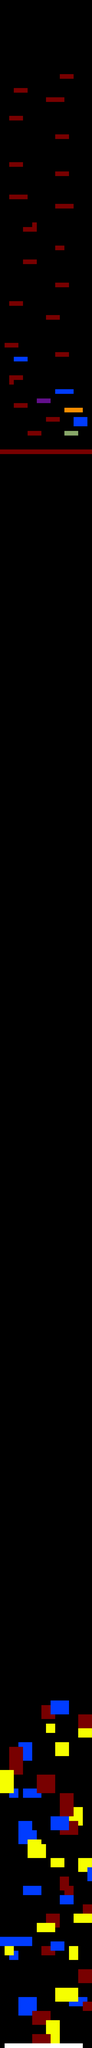

This game map was drawn from its Tiled (.tmx) file and the tilesets committed beside it. A one-line description and the trimmed map source follow:
An orthogonal 20x442 tile map with 32x32 px tiles, 2 tile layers (Background, Foreground) and 61 objects (15x blue, 15x red, 15x yellow, 5x blue_bonus, 3x red_bonus, ...).

<map version="1.0" orientation="orthogonal" renderorder="right-down" width="20" height="442" tilewidth="32" tileheight="32" backgroundcolor="#000000" nextobjectid="333">
 <tileset firstgid="1" name="Level" tilewidth="32" tileheight="32">
  <image source="../img/map/tiles.png" width="128" height="64" />
 </tileset>
 <layer name="Background" width="20" height="442">
  <data>[8840 cells, 6919 non-empty, 8 distinct tile ids]</data>
 </layer>
 <layer name="Foreground" width="20" height="442">
  <data>[8840 cells, 97 non-empty, 3 distinct tile ids]</data>
 </layer>
 <objectgroup name="Entities">
  <object id="200" name="hero" x="64" y="14080" width="32" height="32" />
  <object id="135" name="color_change" x="192" y="14080" width="32" height="32" />
  <object id="252" name="jump_color_change" x="288" y="13856" width="32" height="32" />
  <object id="258" name="end_of_level" x="384" y="11712" width="32" height="32" />
  <object id="265" name="blue_bonus" x="192" y="13760" width="32" height="32" />
  <object id="266" name="red_bonus" x="288" y="14016" width="32" height="32" />
  <object id="267" name="red_bonus" x="608" y="13792" width="32" height="32" />
  <object id="269" name="blue_bonus" x="384" y="13376" width="32" height="32" />
  <object id="270" name="blue_bonus" x="448" y="13056" width="32" height="32" />
  <object id="271" name="yellow_bonus" x="384" y="12800" width="32" height="32" />
  <object id="272" name="red_bonus" x="512" y="12544" width="32" height="32" />
  <object id="273" name="blue_bonus" x="160" y="12000" width="32" height="32" />
  <object id="275" name="yellow_bonus" x="416" y="12000" width="32" height="32" />
  <object id="327" name="yellow_bonus" x="64" y="13408" width="32" height="32" />
  <object id="331" name="blue_bonus" x="160" y="12544" width="32" height="32" />
 </objectgroup>
 <objectgroup name="collision layer">
  <object id="254" x="32" y="14112" width="544" height="32" />
  <object id="277" type="blue" x="352" y="11744" width="128" height="32" />
  <object id="278" type="red" x="288" y="11776" width="64" height="32" />
  <object id="279" type="red" x="544" y="11840" width="96" height="32" />
  <object id="280" type="yellow" x="544" y="11936" width="96" height="32" />
  <object id="281" type="yellow" x="320" y="11904" width="64" height="32" />
  <object id="282" type="yellow" x="384" y="12032" width="96" height="32" />
  <object id="283" type="blue" x="128" y="12032" width="96" height="32" />
  <object id="284" type="red" x="64" y="12064" width="96" height="32" />
  <object id="285" type="red" x="256" y="12256" width="128" height="32" />
  <object id="286" type="yellow" x="0" y="12224" width="96" height="32" />
  <object id="287" type="blue" x="96" y="12352" width="32" height="32" />
  <object id="288" type="blue" x="160" y="12352" width="96" height="32" />
  <object id="289" type="red" x="416" y="12384" width="96" height="32" />
  <object id="290" type="yellow" x="512" y="12480" width="64" height="32" />
  <object id="291" type="blue" x="352" y="12544" width="128" height="32" />
  <object id="292" type="red" x="480" y="12576" width="64" height="32" />
  <object id="293" type="blue" x="128" y="12576" width="96" height="32" />
  <object id="294" type="yellow" x="192" y="12704" width="96" height="32" />
  <object id="295" type="yellow" x="352" y="12832" width="96" height="32" />
  <object id="296" type="yellow" x="544" y="12832" width="96" height="32" />
  <object id="297" type="blue" x="608" y="12896" width="32" height="32" />
  <object id="298" type="red" x="416" y="12960" width="64" height="32" />
  <object id="299" type="red" x="448" y="13024" width="64" height="32" />
  <object id="300" type="blue" x="160" y="13024" width="128" height="32" />
  <object id="303" type="blue" x="416" y="13088" width="96" height="32" />
  <object id="304" type="red" x="576" y="13152" width="64" height="32" />
  <object id="305" type="red" x="320" y="13216" width="96" height="32" />
  <object id="306" type="yellow" x="512" y="13216" width="128" height="32" />
  <object id="307" type="yellow" x="256" y="13280" width="128" height="32" />
  <object id="308" type="blue" x="0" y="13376" width="224" height="32" />
  <object id="309" type="blue" x="352" y="13408" width="96" height="32" />
  <object id="310" type="yellow" x="480" y="13440" width="64" height="32" />
  <object id="313" type="red" x="288" y="13440" width="64" height="32" />
  <object id="314" type="yellow" x="32" y="13440" width="64" height="32" />
  <object id="315" type="blue" x="96" y="13472" width="32" height="32" />
  <object id="316" type="red" x="544" y="13600" width="96" height="32" />
  <object id="317" type="yellow" x="384" y="13728" width="160" height="32" />
  <object id="318" type="blue" x="128" y="13792" width="128" height="32" />
  <object id="319" type="blue" x="544" y="13792" width="64" height="32" />
  <object id="321" type="red" x="576" y="13824" width="64" height="32" />
  <object id="322" type="red" x="224" y="13888" width="128" height="32" />
  <object id="323" type="yellow" x="320" y="13952" width="96" height="32" />
  <object id="325" type="red" x="224" y="14048" width="128" height="32" />
  <object id="330" type="yellow" x="288" y="12736" width="32" height="32" />
  <object id="332" type="blue" x="224" y="12640" width="32" height="32" />
 </objectgroup>
 <objectgroup name="Bonus" />
</map>
